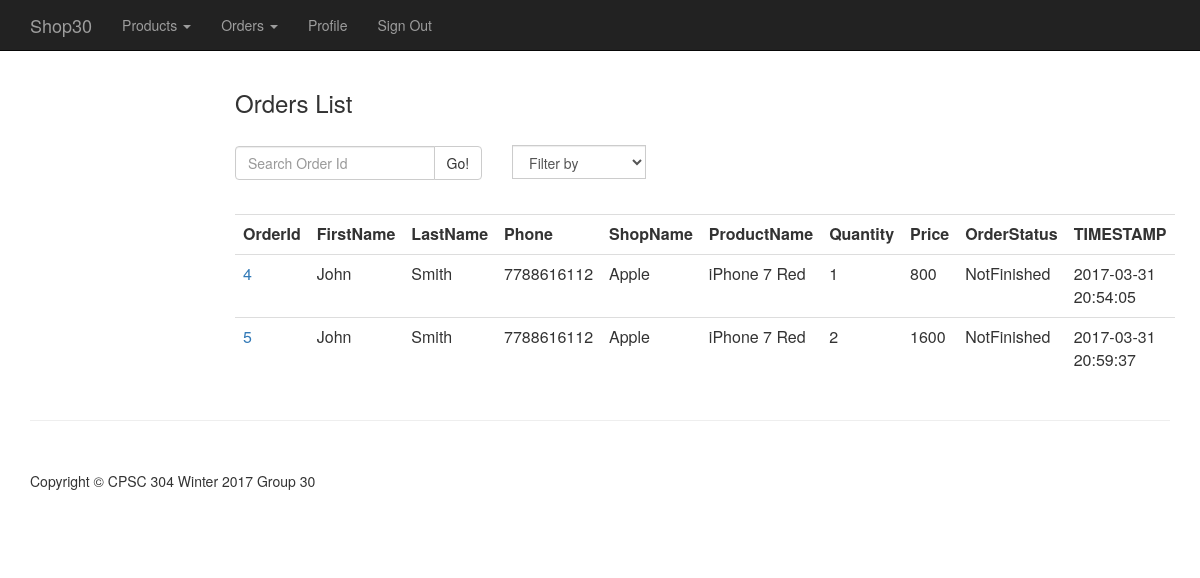
/frontend/php/orderList.php (signed in), run on the app's committed database.
### tables this page shows
CREATE TABLE `Orders` (
  `OrderId` int(11) NOT NULL,
  `BuyerId` int(11) DEFAULT NULL,
  `ShopName` char(15) DEFAULT NULL,
  `ProductId` int(11) NOT NULL,
  `Quantity` int(11) NOT NULL,
  `Price` float NOT NULL,
  `Type` tinyint(1) DEFAULT NULL,
  `OrderStatus` tinyint(1) DEFAULT NULL,
  `TIMESTAMP` timestamp NOT NULL DEFAULT CURRENT_TIMESTAMP ON UPDATE CURRENT_TIMESTAMP,
  `CardId` int(11) DEFAULT NULL
);

CREATE TABLE `Person` (
  `PersonId` int(11) NOT NULL,
  `Phone` bigint(10) NOT NULL,
  `Password` varchar(50) NOT NULL,
  `Address` varchar(50) NOT NULL,
  `FirstName` varchar(15) NOT NULL,
  `LastName` varchar(15) NOT NULL,
  `Email` varchar(50) NOT NULL,
  `TimeStamp` timestamp NOT NULL DEFAULT CURRENT_TIMESTAMP ON UPDATE CURRENT_TIMESTAMP
);

CREATE TABLE `Products` (
  `ProductId` int(11) NOT NULL,
  `ProductName` char(50) NOT NULL,
  `ProductDescription` char(100) DEFAULT NULL
);

### backend/core.inc.php (called while the page is built, shortened)
<?php
function getPersonId(){
	return $_SESSION['PersonId'];
}
?>

### frontend/php/parts/orderListBody.php (the view, shortened to what this page needs)
<div class="container">
<div class="col-md-7 col-md-offset-2">
  <h3> Orders List </h3>
  <br>
  <div class="row">
  <form action = "../php/orderList.php" method = "get">
  <div class="col-sm-5">
    <div class="input-group">
      <input  type="text" class="form-control" name="OrderId" placeholder="Search Order Id">
      <span class="input-group-btn">
        <button class="btn btn-default" type="submit">Go!</button>
      </span>
    </div>
  </div>
  </form>
  <form action = "../php/orderList.php" method = "get" id="report_filter">
  <div class="col-sm-5">
    <div class="input-group">
      <select name="filter" class="form-control" onchange="document.getElementById('report_filter').submit();"
      style="bottom: 15px;">
        <option value="0">Filter by</option>
      </select>
    </div>
  </div>
</form>
</div>
<br>
<table class="table table-hover">
  <tr>
    <th> OrderId </th>
    <th> FirstName </th>
	<th> LastName </th>
	<th> Phone </th>
	<th> ShopName </th>
	<th> ProductName </th>
	<th> Quantity </th>
	<th> Price </th>
	<th> OrderStatus </th>
	<th> TIMESTAMP </th>
  </tr>
<?php
    $PersonId = getPersonId();
    $sql="SELECT OrderId, FirstName,LastName,Phone,ShopName,ProductName,Quantity,Price,o.OrderStatus,o.TIMESTAMP
	FROM Orders o, Person p, Products pd
	WHERE o.BuyerId = p.PersonId && o.ProductId = pd.ProductId && p.PersonId = $PersonId
	GROUP BY o.OrderId, o.OrderStatus";
if ($result=mysqli_query($con,$sql))
  {
  while ($row=mysqli_fetch_array($result, MYSQLI_ASSOC)) {
  echo ("
  <tr>
  <td><a href='../php/viewOrders.php?id=$row[OrderId]&status=$row[OrderStatus]'> $row[OrderId] </a></td> ");
  echo ("
    <td>$row[FirstName] </td>
    <td>$row[LastName] </td>
	<td>$row[Phone] </td>
	<td>$row[ShopName] </td>
	<td>$row[ProductName] </td>
	<td>$row[Quantity] </td>
	<td>$row[Price] </td>
	");
	 if ($row['OrderStatus'] == 0) {
    echo "<td> NotFinished </td>";
  } else {
    echo "<td> Finished </td>";
  }
  echo("
	<td>$row[TIMESTAMP] </td>
  </tr>");
}
}
 ?>
 </table>
 </div>
 </div>

### frontend/css/shop-item.css (style rules this page uses)
body { padding-top: 70px; }

### data on the page
orders: OrderId "4", BuyerId.FirstName "John", BuyerId.LastName "Smith", BuyerId.Phone "7788616112", ShopName "Apple", ProductId.ProductName "iPhone 7 Red", Quantity "1", Price "800", OrderStatus "NotFinished", TIMESTAMP "2017-03-31 20:54:05"
orders: OrderId "5", BuyerId.FirstName "John", BuyerId.LastName "Smith", BuyerId.Phone "7788616112", ShopName "Apple", ProductId.ProductName "iPhone 7 Red", Quantity "2", Price "1600", OrderStatus "NotFinished", TIMESTAMP "2017-03-31 20:59:37"

### other printed values
$title "Shop30"
